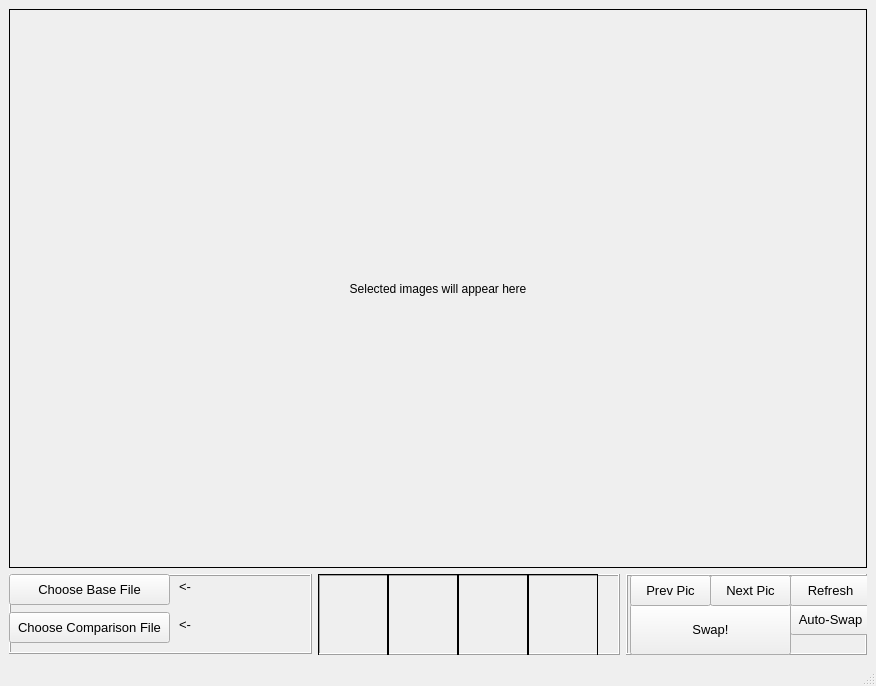
<?xml version="1.0" encoding="UTF-8"?>
<ui version="4.0">
 <class>MainWindow</class>
 <widget class="QMainWindow" name="MainWindow">
  <property name="geometry">
   <rect>
    <x>0</x>
    <y>0</y>
    <width>876</width>
    <height>686</height>
   </rect>
  </property>
  <property name="minimumSize">
   <size>
    <width>600</width>
    <height>0</height>
   </size>
  </property>
  <property name="windowTitle">
   <string>MainWindow</string>
  </property>
  <widget class="QWidget" name="centralwidget">
   <layout class="QGridLayout" name="gridLayout">
    <item row="0" column="0" colspan="3">
     <widget class="QLabel" name="canvas_label">
      <property name="autoFillBackground">
       <bool>false</bool>
      </property>
      <property name="frameShape">
       <enum>QFrame::Box</enum>
      </property>
      <property name="text">
       <string>Selected images will appear here</string>
      </property>
      <property name="scaledContents">
       <bool>false</bool>
      </property>
      <property name="alignment">
       <set>Qt::AlignCenter</set>
      </property>
     </widget>
    </item>
    <item row="1" column="0">
     <widget class="QFrame" name="frame">
      <property name="sizePolicy">
       <sizepolicy hsizetype="Preferred" vsizetype="Fixed">
        <horstretch>0</horstretch>
        <verstretch>0</verstretch>
       </sizepolicy>
      </property>
      <property name="minimumSize">
       <size>
        <width>0</width>
        <height>80</height>
       </size>
      </property>
      <property name="frameShape">
       <enum>QFrame::Box</enum>
      </property>
      <property name="frameShadow">
       <enum>QFrame::Raised</enum>
      </property>
      <widget class="QPushButton" name="pushButton_main">
       <property name="geometry">
        <rect>
         <x>0</x>
         <y>0</y>
         <width>161</width>
         <height>31</height>
        </rect>
       </property>
       <property name="font">
        <font>
         <pointsize>10</pointsize>
        </font>
       </property>
       <property name="text">
        <string>Choose Base File</string>
       </property>
      </widget>
      <widget class="QPushButton" name="pushButton_comp">
       <property name="geometry">
        <rect>
         <x>0</x>
         <y>38</y>
         <width>161</width>
         <height>31</height>
        </rect>
       </property>
       <property name="font">
        <font>
         <pointsize>10</pointsize>
        </font>
       </property>
       <property name="text">
        <string>Choose Comparison File</string>
       </property>
      </widget>
      <widget class="QLabel" name="info_label">
       <property name="geometry">
        <rect>
         <x>170</x>
         <y>2</y>
         <width>171</width>
         <height>21</height>
        </rect>
       </property>
       <property name="font">
        <font>
         <pointsize>10</pointsize>
        </font>
       </property>
       <property name="text">
        <string>&lt;-</string>
       </property>
      </widget>
      <widget class="QLabel" name="info_label2">
       <property name="geometry">
        <rect>
         <x>170</x>
         <y>40</y>
         <width>171</width>
         <height>21</height>
        </rect>
       </property>
       <property name="font">
        <font>
         <pointsize>10</pointsize>
        </font>
       </property>
       <property name="text">
        <string>&lt;-</string>
       </property>
      </widget>
     </widget>
    </item>
    <item row="1" column="1">
     <widget class="QFrame" name="frame_3">
      <property name="frameShape">
       <enum>QFrame::Box</enum>
      </property>
      <property name="frameShadow">
       <enum>QFrame::Raised</enum>
      </property>
      <widget class="QLabel" name="canvas_mini1">
       <property name="geometry">
        <rect>
         <x>0</x>
         <y>0</y>
         <width>70</width>
         <height>91</height>
        </rect>
       </property>
       <property name="autoFillBackground">
        <bool>false</bool>
       </property>
       <property name="frameShape">
        <enum>QFrame::Box</enum>
       </property>
       <property name="text">
        <string/>
       </property>
       <property name="scaledContents">
        <bool>false</bool>
       </property>
       <property name="alignment">
        <set>Qt::AlignCenter</set>
       </property>
      </widget>
      <widget class="QLabel" name="canvas_mini2">
       <property name="geometry">
        <rect>
         <x>70</x>
         <y>0</y>
         <width>70</width>
         <height>91</height>
        </rect>
       </property>
       <property name="autoFillBackground">
        <bool>false</bool>
       </property>
       <property name="frameShape">
        <enum>QFrame::Box</enum>
       </property>
       <property name="text">
        <string/>
       </property>
       <property name="scaledContents">
        <bool>false</bool>
       </property>
       <property name="alignment">
        <set>Qt::AlignCenter</set>
       </property>
      </widget>
      <widget class="QLabel" name="canvas_mini3">
       <property name="geometry">
        <rect>
         <x>140</x>
         <y>0</y>
         <width>70</width>
         <height>91</height>
        </rect>
       </property>
       <property name="autoFillBackground">
        <bool>false</bool>
       </property>
       <property name="frameShape">
        <enum>QFrame::Box</enum>
       </property>
       <property name="text">
        <string/>
       </property>
       <property name="scaledContents">
        <bool>false</bool>
       </property>
       <property name="alignment">
        <set>Qt::AlignCenter</set>
       </property>
      </widget>
      <widget class="QLabel" name="canvas_mini4">
       <property name="geometry">
        <rect>
         <x>210</x>
         <y>0</y>
         <width>70</width>
         <height>91</height>
        </rect>
       </property>
       <property name="autoFillBackground">
        <bool>false</bool>
       </property>
       <property name="frameShape">
        <enum>QFrame::Box</enum>
       </property>
       <property name="text">
        <string/>
       </property>
       <property name="scaledContents">
        <bool>false</bool>
       </property>
       <property name="alignment">
        <set>Qt::AlignCenter</set>
       </property>
      </widget>
     </widget>
    </item>
    <item row="1" column="2">
     <widget class="QFrame" name="frame_2">
      <property name="sizePolicy">
       <sizepolicy hsizetype="Fixed" vsizetype="Preferred">
        <horstretch>0</horstretch>
        <verstretch>0</verstretch>
       </sizepolicy>
      </property>
      <property name="minimumSize">
       <size>
        <width>241</width>
        <height>81</height>
       </size>
      </property>
      <property name="frameShape">
       <enum>QFrame::Box</enum>
      </property>
      <property name="frameShadow">
       <enum>QFrame::Raised</enum>
      </property>
      <widget class="QPushButton" name="pushButton_auto">
       <property name="geometry">
        <rect>
         <x>164</x>
         <y>30</y>
         <width>81</width>
         <height>31</height>
        </rect>
       </property>
       <property name="font">
        <font>
         <pointsize>10</pointsize>
        </font>
       </property>
       <property name="text">
        <string>Auto-Swap</string>
       </property>
      </widget>
      <widget class="QPushButton" name="pushButton_swap">
       <property name="geometry">
        <rect>
         <x>4</x>
         <y>30</y>
         <width>161</width>
         <height>51</height>
        </rect>
       </property>
       <property name="font">
        <font>
         <pointsize>10</pointsize>
        </font>
       </property>
       <property name="text">
        <string>Swap!</string>
       </property>
      </widget>
      <widget class="QPushButton" name="pushButton_next">
       <property name="geometry">
        <rect>
         <x>84</x>
         <y>1</y>
         <width>81</width>
         <height>31</height>
        </rect>
       </property>
       <property name="font">
        <font>
         <pointsize>10</pointsize>
        </font>
       </property>
       <property name="text">
        <string>Next Pic</string>
       </property>
      </widget>
      <widget class="QPushButton" name="pushButton_refresh">
       <property name="geometry">
        <rect>
         <x>164</x>
         <y>1</y>
         <width>81</width>
         <height>31</height>
        </rect>
       </property>
       <property name="font">
        <font>
         <pointsize>10</pointsize>
        </font>
       </property>
       <property name="text">
        <string>Refresh</string>
       </property>
      </widget>
      <widget class="QPushButton" name="pushButton_prev">
       <property name="geometry">
        <rect>
         <x>4</x>
         <y>1</y>
         <width>81</width>
         <height>31</height>
        </rect>
       </property>
       <property name="font">
        <font>
         <pointsize>10</pointsize>
        </font>
       </property>
       <property name="text">
        <string>Prev Pic</string>
       </property>
      </widget>
     </widget>
    </item>
   </layout>
  </widget>
  <widget class="QMenuBar" name="menubar">
   <property name="geometry">
    <rect>
     <x>0</x>
     <y>0</y>
     <width>876</width>
     <height>21</height>
    </rect>
   </property>
  </widget>
  <widget class="QStatusBar" name="statusbar"/>
 </widget>
 <resources/>
 <connections/>
</ui>
